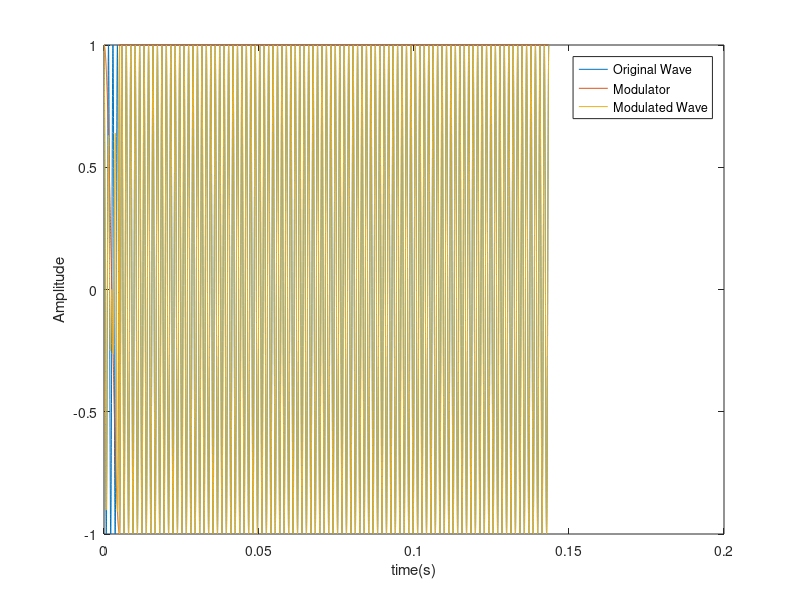
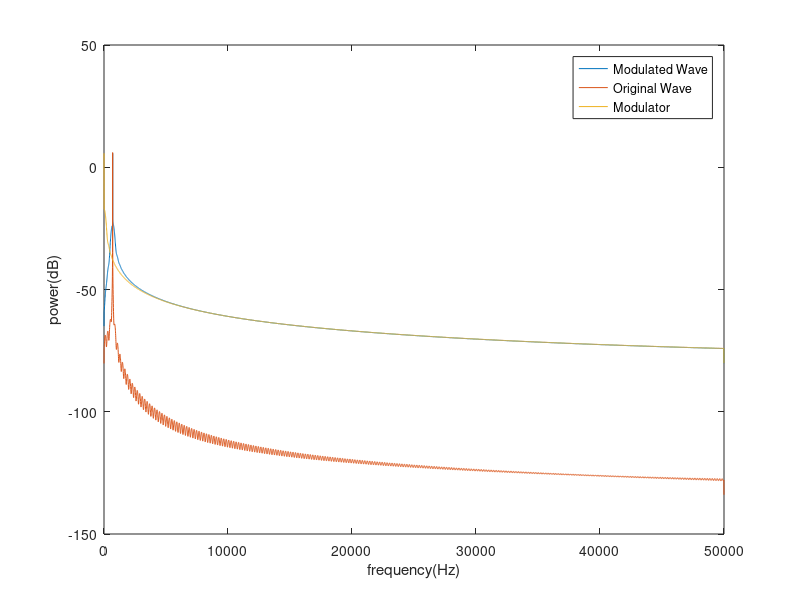

Write the MATLAB code that produced these figures, in order.
f = 697;
fs = 100000;
fc = 100;
En = 100/f;

t1 = [0:1/(fs):1/(2*fc)];
t2 = [1/(2*fc):1/fs:En];
L = length(t1) + length(t2);

[x1, y1] = stairs(cos(2*pi*f*[t1 t2]));
[x2, y2] = stairs([cos(2*pi*fc*t1) ones(1,length(t2))]);
x1 = (x1/L)*(En);
x2 = (x2/L)*(En);

figure
plot(x1,y1, x2,y2, x1, y1.*y2);
legend('Original Wave','Modulator','Modulated Wave');
xlabel('time(s)');
ylabel('Amplitude');

figure
Y = fft(y1.*y2);
Y1 = fft(y1);
Y2 = fft(y2);
P2 = abs(Y/L);
P21 = abs(Y1/L);
P22 = abs(Y2/L);
P1 = P2(1:L/2+1);
P11 = P21(1:L/2+1);
P12 = P22(1:L/2+1);
P1(2:end-1) = 2*P1(2:end-1);
P11(2:end-1) = 2*P11(2:end-1);
P12(2:end-1) = 2*P12(2:end-1);
axis = fs*(0:(L/2))/L;
plot(axis,20*log10(P1),axis,20*log10(P11),axis,20*log10(P12));
legend('Modulated Wave', 'Original Wave', 'Modulator');
ylabel('power(dB)');
xlabel('frequency(Hz)');

